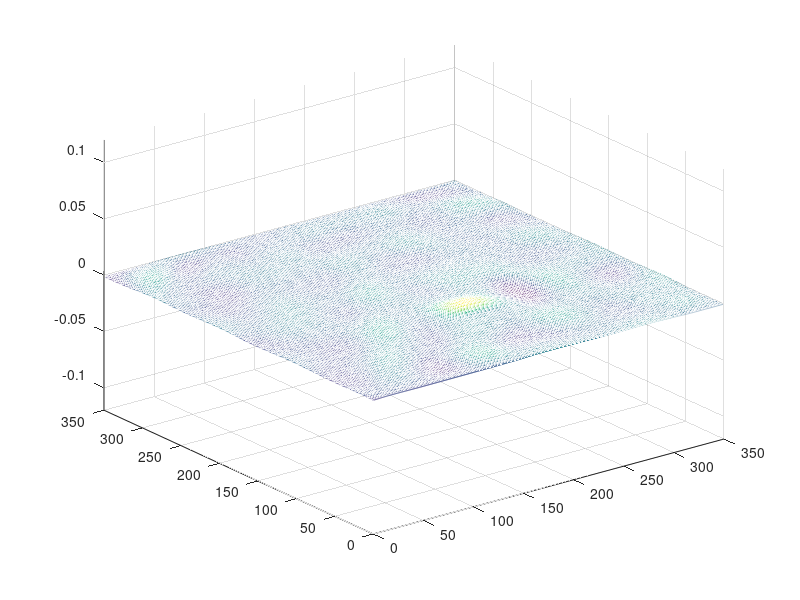

The MATLAB script that drew this image:
% the 2-d wave equation - simulation of a square drum hit in the center
clear
nx=350;
nt=1500;
dt = .005;

dx = 2.5/(nx-1);
dy = 2.5/(nx-1);

c=1;
c1=dt^2*c^2/dx^2;

un=zeros(nx,nx);
unm1=zeros(nx,nx);
u=zeros(nx,nx);
CFL=0.5;

for n=1:nt
    u(100:140,150)=0;
    u(100,150:220)=0;
    u(140,150:220)=0;
    if(n<200)
        u(100,2)=1*sin(n*2*pi/100);
    end
%     for k=1:nx
%         u(1,k)=u(2,k);
%         u(k,1)=u(k,2);
%         u(k,nx)=u(k,nx-1);
%         u(nx,k)=u(nx-1,k);
%     end
    u(1,:)=un(2,:)+((CFL-1)/(CFL+1))*(u(2,:)-un(1,:));
    u(end,:)=un(end-1,:)+((CFL-1)/(CFL+1))*(u(end-1,:)-un(end,:));
    u(:,1)=un(:,2)+((CFL-1)/(CFL+1))*(u(:,2)-un(:,1));
    u(:,end)=un(:,end-1)+((CFL-1)/(CFL+1))*(u(:,end-1)-un(:,end));
    
    unm1 = un;   % un becomes unm1, u becomes un
    un = u;      % and we're ready to calculate un+1
    
    if(1==1)     % use Laplace operator
        D=[0 1 0; 1 -4 1; 0 1 0]; % 2d Laplace operator
        u=2*un - unm1 + c1*conv2(un,D,'same'); % 
    else
      

      for i = 2:nx-1     % do explicit calculation
          for j = 2:nx-1
             u(i,j) = 2*un(i,j) - unm1(i,j) ...
             + c1*(un(i+1,j) -2*un(i,j) +  un(i-1,j) ...
              + un(i,j+1) -2*un(i,j) +  un(i,j-1) );
          end
       end
    end
        
    if mod(n,5)==0     % animate graph
        mesh(un)   
        axis([0 nx 0 nx -.12 .12])
        shg
        pause(0.01)
    end
end